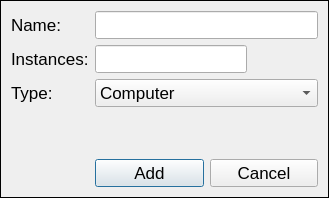
<?xml version="1.0" encoding="UTF-8"?>
<ui version="4.0">
 <class>Dialog</class>
 <widget class="QDialog" name="Dialog">
  <property name="geometry">
   <rect>
    <x>0</x>
    <y>0</y>
    <width>329</width>
    <height>198</height>
   </rect>
  </property>
  <property name="font">
   <font>
    <pointsize>13</pointsize>
   </font>
  </property>
  <property name="windowTitle">
   <string>Dialog</string>
  </property>
  <property name="styleSheet">
   <string notr="true">QDialog
{
	border:1px solid black;
}</string>
  </property>
  <layout class="QGridLayout" name="gridLayout">
   <item row="0" column="0">
    <widget class="QLabel" name="label">
     <property name="font">
      <font>
       <pointsize>13</pointsize>
      </font>
     </property>
     <property name="text">
      <string>Name:</string>
     </property>
    </widget>
   </item>
   <item row="0" column="1" colspan="2">
    <widget class="QLineEdit" name="lineEdit">
     <property name="font">
      <font>
       <pointsize>13</pointsize>
      </font>
     </property>
    </widget>
   </item>
   <item row="1" column="0">
    <widget class="QLabel" name="label_2">
     <property name="font">
      <font>
       <pointsize>13</pointsize>
      </font>
     </property>
     <property name="text">
      <string>Instances:</string>
     </property>
    </widget>
   </item>
   <item row="1" column="1">
    <widget class="QLineEdit" name="lineEdit_2">
     <property name="font">
      <font>
       <pointsize>13</pointsize>
      </font>
     </property>
    </widget>
   </item>
   <item row="1" column="2">
    <spacer name="horizontalSpacer">
     <property name="orientation">
      <enum>Qt::Horizontal</enum>
     </property>
     <property name="sizeHint" stdset="0">
      <size>
       <width>71</width>
       <height>20</height>
      </size>
     </property>
    </spacer>
   </item>
   <item row="2" column="0">
    <widget class="QLabel" name="label_3">
     <property name="font">
      <font>
       <pointsize>13</pointsize>
      </font>
     </property>
     <property name="text">
      <string>Type:</string>
     </property>
    </widget>
   </item>
   <item row="2" column="1" colspan="2">
    <widget class="QComboBox" name="comboBox">
     <property name="font">
      <font>
       <pointsize>13</pointsize>
      </font>
     </property>
     <item>
      <property name="text">
       <string>Computer</string>
      </property>
     </item>
    </widget>
   </item>
   <item row="3" column="2">
    <spacer name="verticalSpacer">
     <property name="orientation">
      <enum>Qt::Vertical</enum>
     </property>
     <property name="sizeHint" stdset="0">
      <size>
       <width>20</width>
       <height>41</height>
      </size>
     </property>
    </spacer>
   </item>
   <item row="4" column="1" colspan="2">
    <layout class="QHBoxLayout" name="horizontalLayout">
     <item>
      <widget class="QPushButton" name="pushButton">
       <property name="font">
        <font>
         <pointsize>13</pointsize>
        </font>
       </property>
       <property name="text">
        <string>Add</string>
       </property>
      </widget>
     </item>
     <item>
      <widget class="QPushButton" name="pushButton_2">
       <property name="font">
        <font>
         <pointsize>13</pointsize>
        </font>
       </property>
       <property name="text">
        <string>Cancel</string>
       </property>
      </widget>
     </item>
    </layout>
   </item>
  </layout>
 </widget>
 <resources/>
 <connections/>
</ui>
